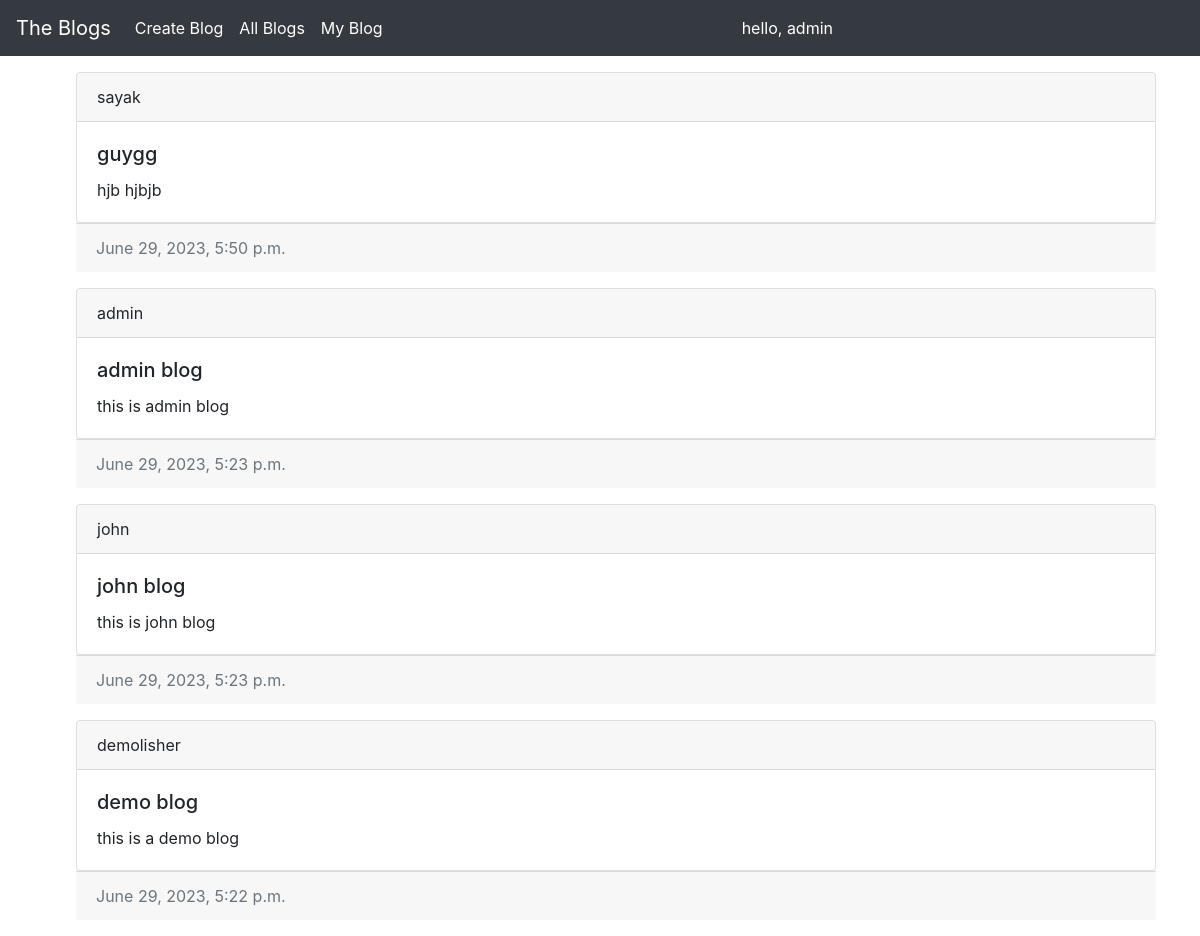
The app's page / (signed in) with its own data.
### blog/models.py (models this page shows, shortened)
class BlogModel(models.Model):
    username = models.CharField(max_length=50)
    title = models.CharField(max_length=50)
    body = models.CharField(max_length=150)
    pub_date = models.DateTimeField(auto_now=True)
    class Meta:
        ordering = ['-pub_date']

### blog/views.py (the view)
# urls.py: path('',views.index),
def index(request):
    blogs = BlogModel.objects.all()
    return render(request,'blog/index.html',{'blogs':blogs})

### blog/templates/blog/index.html
{% extends 'blog/base.html' %}
{% block content %}
    {% for blog in blogs %}
    <div class="container m-3">
    <div class="card">
        <div class="card-header">
          {{blog.username}}
        </div>
        <div class="card-body">
          <h5 class="card-title">{{blog.title}}</h5>
          <p class="card-text">{{blog.body}}</p>
        </div>
      </div>
      <div class="card-footer text-muted">
        {{blog.pub_date}}
      </div>
    </div>
    {% endfor %}
{% endblock content %}

### blog/templates/blog/base.html (shortened to what this page needs)
{% load socialaccount %}
<!DOCTYPE html>
<html lang="en">
<head>
    <link rel="stylesheet" href="https://maxcdn.bootstrapcdn.com/bootstrap/4.0.0/css/bootstrap.min.css">
</head>
<body>
    <nav class="navbar navbar-expand-lg navbar-dark bg-dark">
        <a class="navbar-brand" href="#">The Blogs</a>
        <div class="collapse navbar-collapse" id="navbarNavAltMarkup">
          <div class="navbar-nav">
            <a class="nav-item nav-link active" href="http://127.0.0.1:8000/createblog/">Create Blog </a>
            <a class="nav-item nav-link active" href="http://127.0.0.1:8000/">All Blogs </a>
            <a class="nav-item nav-link active" href="http://127.0.0.1:8000/myblog/">My Blog </a>
          </div>
        </div>
        <div class="collapse navbar-collapse" id="navbarNavAltMarkup">
          <div class="navbar-nav">
            <a class="nav-item nav-link active" href="http://127.0.0.1:8000/accounts/logout">hello, {{user.username}} </a>
          </div>
        </div>
      </nav>
{% if user.is_authenticated %}
    <div class="container">
      {% block content %}
    {% endblock content %}
    </div>
{% else %}
 <h3 class="m-3">Hey you, login using google account</h3>
<a class="btn btn-danger m-3" href="{% provider_login_url 'google' %}">Login with Google</a>
{% endif %}
</body>
</html>

### records on screen
BlogModel: username "sayak", title "guygg", body "hjb hjbjb", pub_date "June 29, 2023, 5:50 p.m."
BlogModel: username "admin", title "admin blog", body "this is admin blog", pub_date "June 29, 2023, 5:23 p.m."
BlogModel: username "john", title "john blog", body "this is john blog", pub_date "June 29, 2023, 5:23 p.m."
BlogModel: username "demolisher", title "demo blog", body "this is a demo blog", pub_date "June 29, 2023, 5:22 p.m."

### other values on screen
{{ user.username }} "admin"
